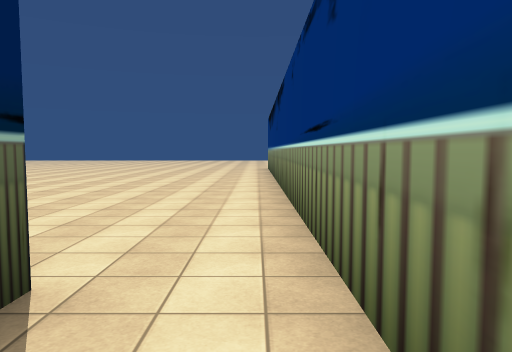
View 1 (above)

20 first-person views from a walk through a scene from a Unity 3-D project. The camera is 1.5 m above the floor, tilts 4° down and sees 70° across. The floor is counted in squares, 1.82 m on a side. Each view is taken from the middle of a square. On the plan, view 1 faces up. The plan holds only what a view shows up to about 12 squares ahead; the rest is blank. The place goes on beyond the plan. The player is left out. Door leaves are left out, so doorways stand open. Some surface patterns are stand-ins.

View 2
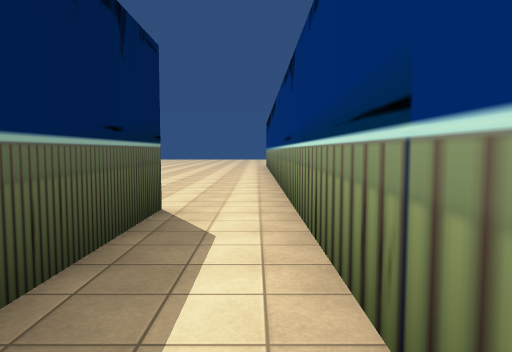

View 3
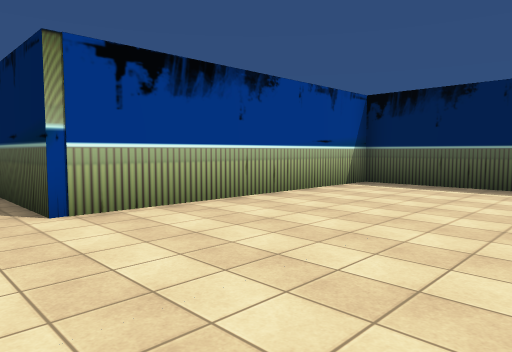

View 4
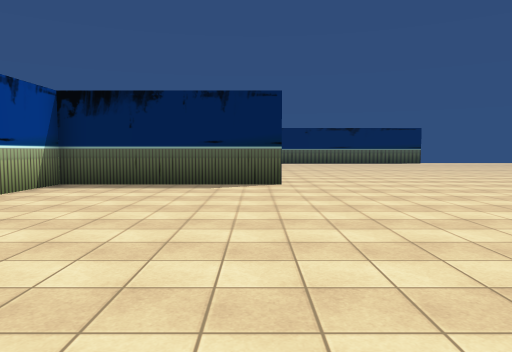

View 5
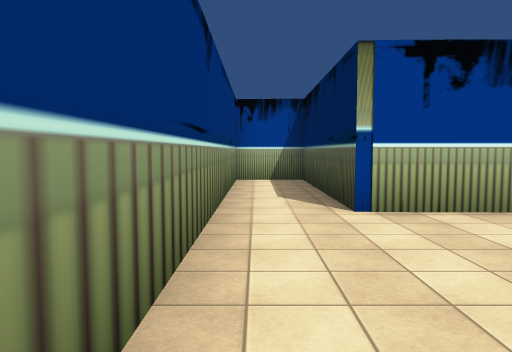

View 6
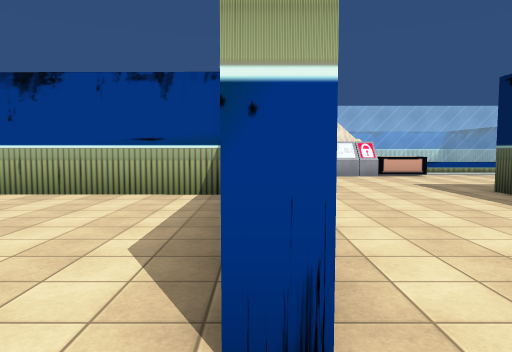

View 7
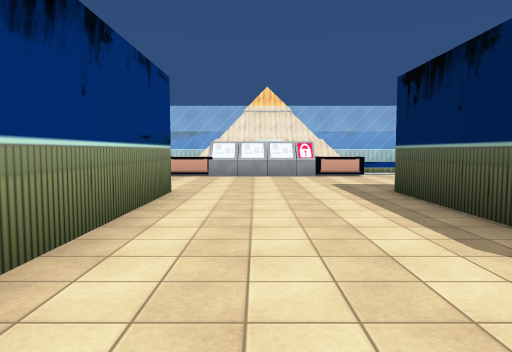

View 8
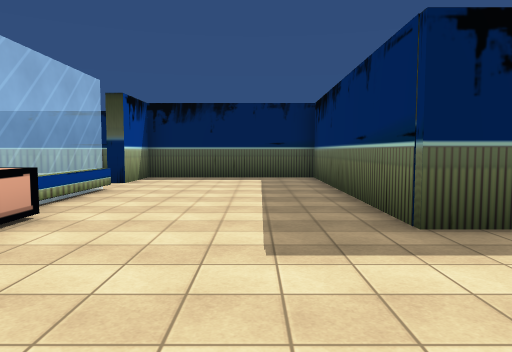

View 9
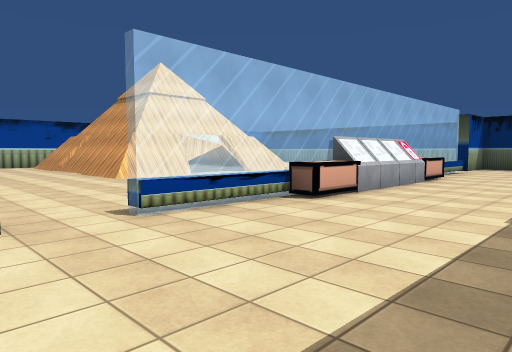

View 10
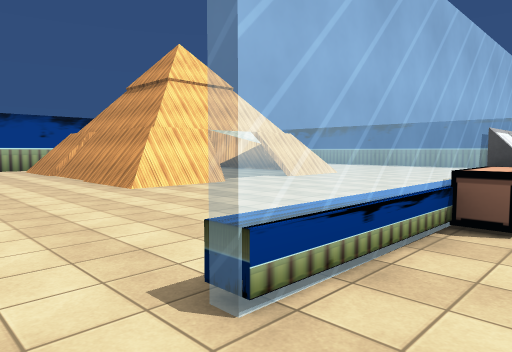

View 11
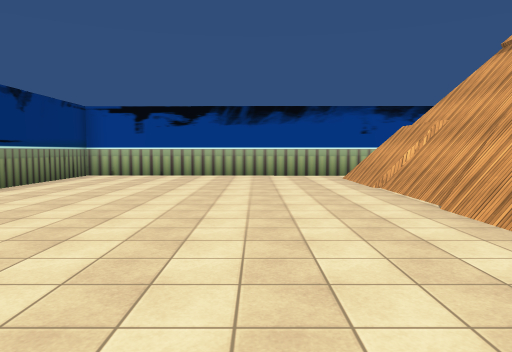

View 12
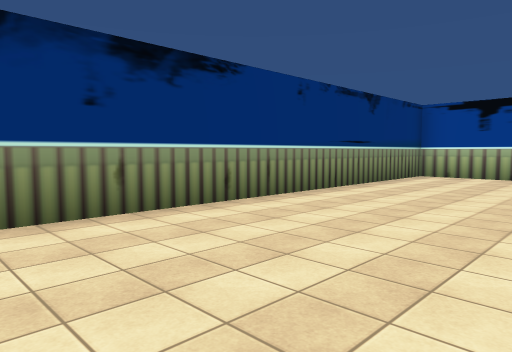

View 13
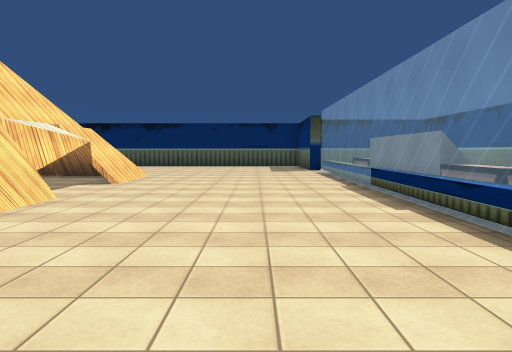

View 14
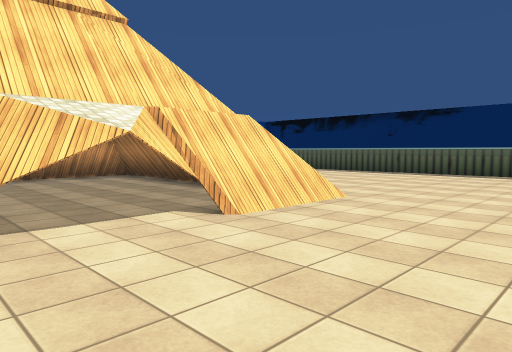

View 15
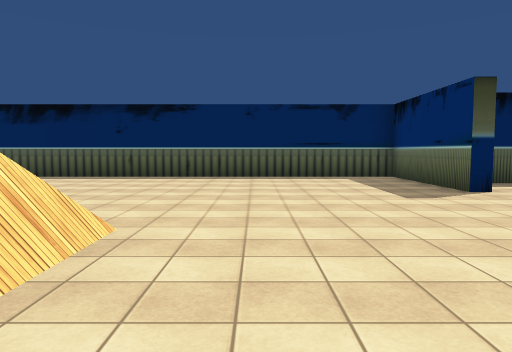

View 16
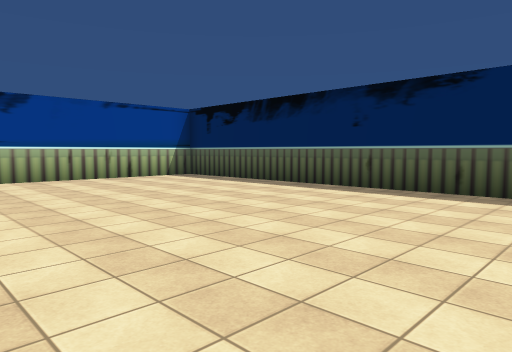

View 17
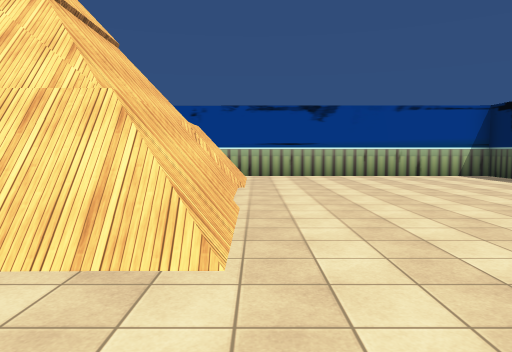

View 18
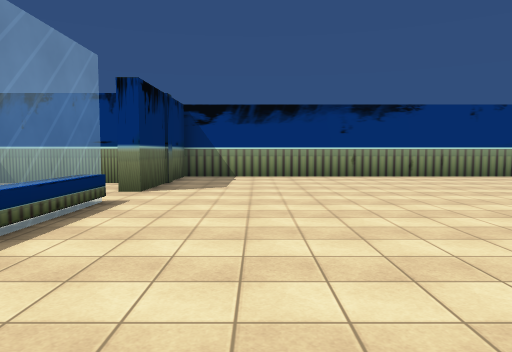

View 19
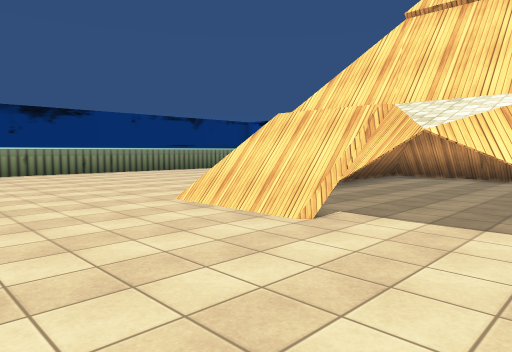

View 20
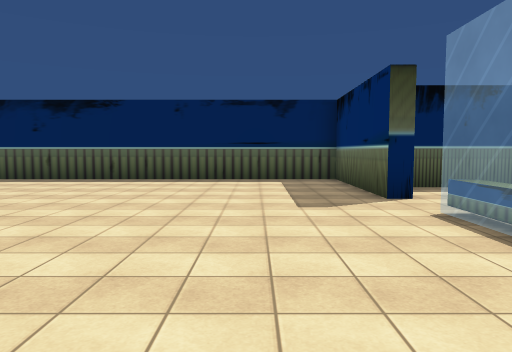

### Floor plan
Points are (right, up) in squares from view 1. A wall is a line through its corners. A room is listed if a view was taken in it or the views show most of it. See-through windows are left out.
Room 1 (views 1, 2, 3, 4, 5)
walls: (-8.9, 7.6) (-8.9, 2.2) (-1.3, 2.1) (-1.3, -3.3) (0.6, -3.3) (0.6, 9.2)
ways out: opening at (-9, 8.5) to room 2
Room 2 (views 6, 7, 8, 9, 10, 11, 12, 13, 14, 15, 16, 17, 18, 19, 20)
walls: (-11.5, -9.4) (-10.5, -10.4); (-11.6, -9.6) (-11.1, -9.6) (-10.5, -10.2) (-7.9, -10.2); (-11.2, -9.7) (-10.6, -9.7); (-10.6, -10) (-7.9, -10); (-12.6, -9.6) (-12.1, -9.6); (-10.8, -10.3) (-10.3, -9.7) (-7.9, -9.7); (-13.2, -9.6) (-12.8, -10.1) (-12.4, -9.7); (-12.8, -10.4) (-11.9, -9.5); (-12.4, -3.2) (-14.5, -3.2); (-8.3, -10.1) (-8.3, -17.2); (-12.9, -3.2) (-12.3, -3.2); (-8.1, -10.2) (-8.1, -17.5); (-9.5, -2.7) (-8.1, -2.7); (-13, -2.9) (-12.4, -2.9); (-8.1, -3.2) (-9.4, -3.2); (-15, -10) (-12.7, -10); (-15.3, -9.8) (-12.2, -9.8); (-14.5, -2.7) (-12.4, -2.7); (-8.5, -12.6) (-8.5, -14.8); (-15, -12.5) (-15, -10.2) (-12.8, -10.2); (-8.2, -14.7) (-7.7, -15.2); (-9.3, 1.6) (-9.3, 6.6); (-19.2, -3.7) (-23.5, -3.7) (-23.5, -18.8) (-14.7, -18.8); (-15.4, -15.1) (-15, -14.7) (-15, -13.2); (-1.8, -2.6) (-1.8, 0.5); (-15.2, -17.2) (-15.3, -10.2); (-9, -18.9) (0.6, -19) (0.6, -3.7) (-3.7, -3.6); (-13.8, 5.1) (-13.8, 1.7) (-21.2, 1.8) (-21.2, -3.3) (-19.2, -3.3); (-9.4, 7.6) (-8.9, 7.6)
low walls: (-10.4, -9.6) (-7.9, -9.6); (-12.3, -3.5) (-15.9, -3.5); (-7.9, -10.2) (-7.9, -17.6); (-8.1, -3.2) (-5.2, -3.2); (-7.7, -10.6) (-7.7, -12.2); (-15.3, -9.6) (-13.2, -9.6); (-16.4, -3.5) (-17.8, -3.5); (-5.2, -3.6) (-9.4, -3.6); (-17.8, -3.1) (-15.2, -3.1); (-15.4, -17.5) (-15.4, -10)
ways out: opening at (-9, 8.5) to room 1; gap at (-12, -10) to room 3; open door at (-18.5, -3.5); open door at (-4.5, -3.5)
objects: computer (-12, -3); computer (-11, -3); computer (-10, -3)
Room 3 (no view inside)
walls: (-12.2, -9.8) (-12.8, -10.3); (-15, -14.4) (-15, -17.2) (-13.8, -17.2); (-15.3, -14) (-15.2, -17.2); (-15.3, -11.2) (-15.3, -12.1); (-10.6, -17.1) (-10.2, -17.5); (-10.4, -17.2) (-8.3, -17.2) (-8.3, -16.2); (-11, -17.4) (-8.1, -17.4); (-15.2, -17.4) (-13.3, -17.4); (-8.1, -17.2) (-8.1, -15.8)
low walls: (-15.4, -13.7) (-15.4, -15.1) (-15.4, -17.4); (-15.4, -11.1) (-15.4, -12.9); (-7.9, -17.4) (-7.9, -15.2)
ways out: gap at (-12, -10) to room 2

Positions as (right, up) in squares from view 1, and headings:
1: (0, 0), facing up
2: (0, -3), facing up
3: (0, 7), facing down-left
4: (0, 7), facing left
5: (0, 7), facing down
6: (-9, 9), facing down
7: (-11, 9), facing down
8: (-10, 0), facing left
9: (-3, 1), facing down-left
10: (-4, -2), facing down-left
11: (-5, -7), facing down
12: (-4, -7), facing down-right
13: (-4, -6), facing left
14: (-10, -6), facing down-left
15: (-12, -8), facing left
16: (-16, -8), facing down-left
17: (-16, -7), facing down
18: (-11, -6), facing right
19: (-13, -6), facing down-right
20: (-13, -6), facing left
